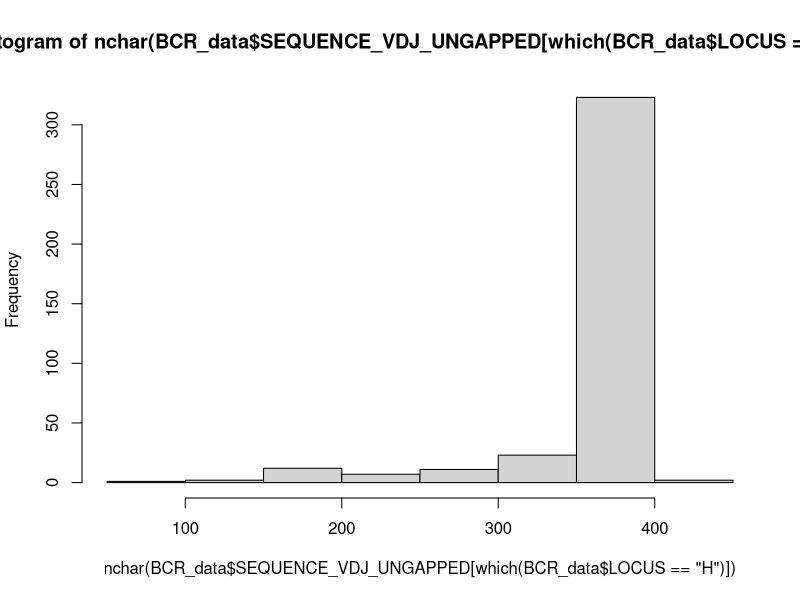
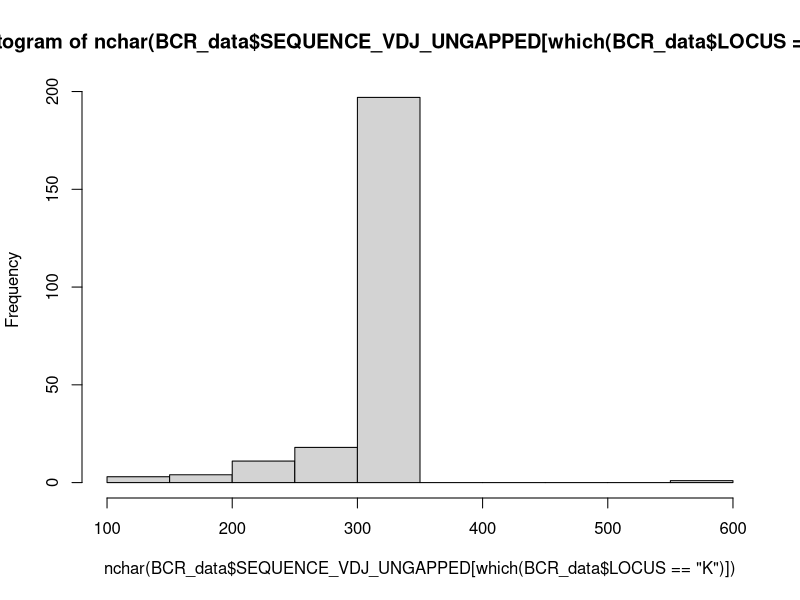
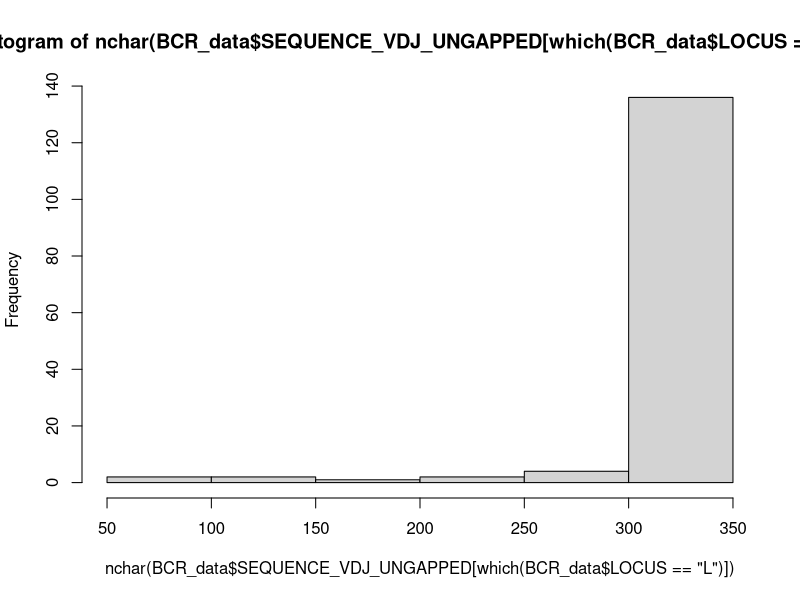

These figures' R source, in order:
#Here, we take the file from 2 and first exclude all non-IgGs as the project
#will focus on them. Then we for each clone select one BCR with the shortest
#intraclonal distance. After this, we randomly select 25% of the non-clonal
#sequences from the three donors separately. 
BCR_data <- read.csv("Data/BCR_database_versions/5_IMGT_gapped_db_IgG.csv")

##############
#FOR FIGURE 1
#############
table(BCR_data$Sample[which(BCR_data$LOCUS == "H")])

#1166_1 1227_1 1284_1 
#212     65    104

#As a few chains are dubiously short, we will exclude the shortest 10% here. 

hist(nchar(BCR_data$SEQUENCE_VDJ_UNGAPPED[which(BCR_data$LOCUS == "H")]))
quantile(nchar(BCR_data$SEQUENCE_VDJ_UNGAPPED[which(BCR_data$LOCUS == "H")]), 0.1)
#339.4
hist(nchar(BCR_data$SEQUENCE_VDJ_UNGAPPED[which(BCR_data$LOCUS == "K")]))
quantile(nchar(BCR_data$SEQUENCE_VDJ_UNGAPPED[which(BCR_data$LOCUS == "K")]), 0.1)
#275.2
hist(nchar(BCR_data$SEQUENCE_VDJ_UNGAPPED[which(BCR_data$LOCUS == "L")]))
quantile(nchar(BCR_data$SEQUENCE_VDJ_UNGAPPED[which(BCR_data$LOCUS == "L")]), 0.1)
#304.6

#This shows that all three chain loci have significant lower tails. We will
#exclude cells that has the heavy or the light chain, in this shortest 10% fraction. 

#It turns out that of the 16 cells
#that have both a K and an L chain, 7 have one that is among the shortest 10%.
#One analysis variant here would therefore have been to keep those cells that 
#have at least one functional light chain. However, sadly, that was not done
#in theoriginal selection, so it cannot be done here now either.

short_chains <- unique(unlist(lapply(split(BCR_data, f = BCR_data$LOCUS), function(x){
                                               lowQuant <- 
                                                   quantile(nchar(x$SEQUENCE_VDJ_UNGAPPED), 0.1)
                                               x$CELL[which(nchar(x$SEQUENCE_VDJ_UNGAPPED) < lowQuant)]
                                           })))

length(short_chains)/length(unique(BCR_data$CELL))
#0.191601
#This means that 19% of the cells have at least one chain that is short. 

#Here, we focus the analysis on the heavy chains. 
BCR_data_H <- BCR_data[which(BCR_data$LOCUS == "H"),]

#And now, on the cells with all chains full-length.
BCR_data_H_long <- BCR_data_H[-which(BCR_data_H$CELL %in% short_chains),]

##############
#FOR FIGURE 1
#############
length(short_chains)
#73

table(BCR_data_H_long$ISOTYPE, BCR_data_H_long$Clonal)
#      FALSE TRUE
#IGHG1    77   18
#IGHG2    24   10
#IGHG3     6    0
#IGHG4    92   81

#We save the IgG3s anyway
BCR_data_H_clonal <- BCR_data_H_long[which(BCR_data_H_long$Clonal),]

length(BCR_data_H_clonal$CELL)

BCR_H_clonal_selected <- do.call("rbind",lapply(split(BCR_data_H_clonal, 
                                      f = BCR_data_H_clonal$HamClone),
                                function(x){
                                    x[which.min(x$intraClonalDistance)[1],]
                                }))

#And now over to the others: 
BCR_data_H_nonclonal <- BCR_data_H_long[-which(BCR_data_H_long$Clonal),]

BCR_H_nonclonal_selected <- do.call("rbind",lapply(split(BCR_data_H_nonclonal , 
                                                      f = BCR_data_H_nonclonal$Sample),
                                                function(x){
                                                    x[sample(1:nrow(x), 
                                                             round(nrow(x)/4)),]
                                                }))

BCR_H_selected <- rbind(BCR_H_clonal_selected, BCR_H_nonclonal_selected)

BCR_selected <- BCR_data[which(BCR_data$CELL %in% BCR_H_selected$CELL),]

write.csv(BCR_selected, "Data/BCR_database_versions/5b_BCR_selected_db.csv", row.names = FALSE)

#As the exclusion criteria thresholds have previously been somehat harsher (especially
#exclusion of cells not fitting the surface B cell phenotype, a process that previously
#was unduly crude), the current, above selection would have resulted in approximately
#12 more cells being included, including four extra clones. Furthermore, as the original 
#selection was done without setting the pseudo-random seed, it would have been impossible
#to reproduce the exact 
#same set even if the exclusion criteria had been static. Below is therefore a file
#with a list of the cells in the original selection. The numbers for this selection
#is what is reported in the paper. As can be seen above, the intention was to select
#25% of the singlet sequences, but as it got closer to 20% in the end, we report this number.
original_selection <- read.csv("Data/BCR_auxiliaries/Originally_selected_BCRs.csv")[,1]

#How many of these should have been captured with the above criteria?
length(original_selection)-length(unique(BCR_data_H_long$CELL[which(BCR_data_H_long$CELL %in% original_selection)]))
#6
#So all but six could have been selected (of which 5 are clonal neighbors from 1166, and just used 
#to clarify the intraclonal consistency first, so essentially it is one cell that we miss. This single 
#one was excluded due to slightly higher current setpoints for the 
#shortest chains, as in the very original selection, the non-IgGs were excluded
#post light chain exclusions. 
BCR_data_H <- BCR_data[which(BCR_data$LOCUS =="H"),]
originalClonality <- BCR_data_H$Clonal[which(BCR_data_H$CELL 
                             %in% original_selection)]

originalSample <- BCR_data_H$Sample[which(BCR_data_H$CELL 
                                               %in% original_selection)]

table(originalSample, originalClonality)

#        originalClonality
#originalSample FALSE TRUE
#1166_1    26   48
#1227_1     7    4
#1284_1    9   12
